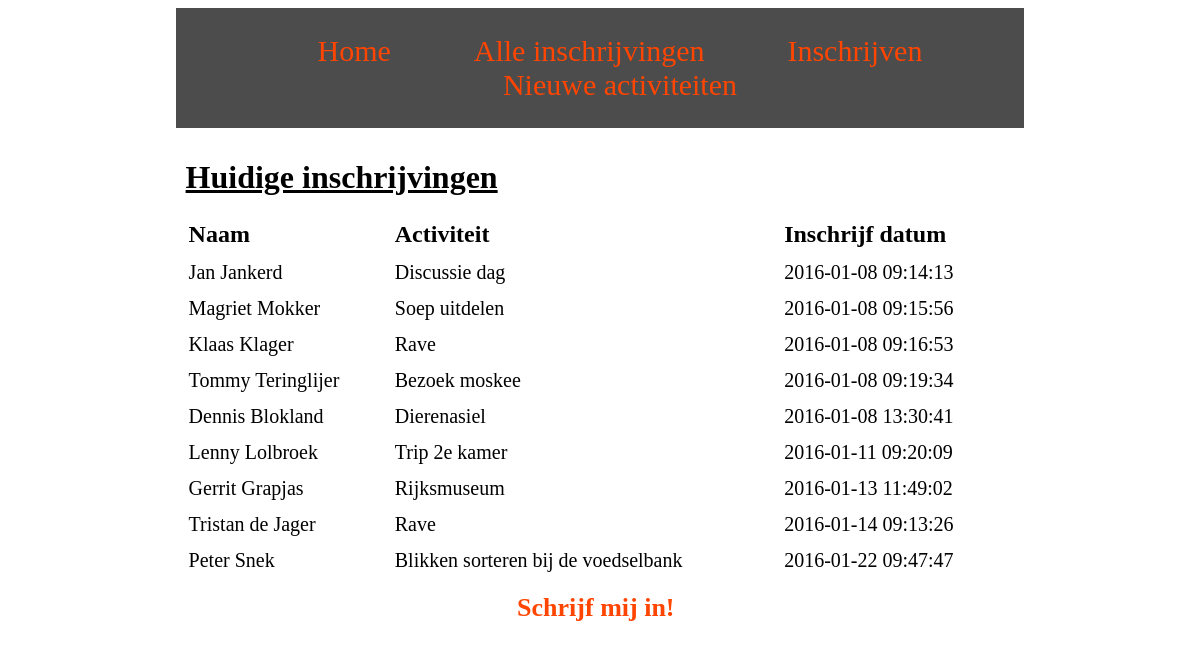
Page /inschrijvingen.php on the committed database.
### tables this page shows
CREATE TABLE IF NOT EXISTS `persooninschrijving` (
  `id` int(11) NOT NULL AUTO_INCREMENT,
  `voornaam` varchar(50) DEFAULT NULL,
  `achternaam` varchar(50) DEFAULT NULL,
  `telefoon` varchar(50) DEFAULT NULL,
  `adres` varchar(50) DEFAULT NULL,
  `email` varchar(50) DEFAULT NULL,
  `activiteit_id` int(11) DEFAULT NULL,
  `datum_inschrijving` timestamp NULL DEFAULT CURRENT_TIMESTAMP,
  `datum_betaald` timestamp NULL DEFAULT NULL,
  PRIMARY KEY (`id`)
);

CREATE TABLE IF NOT EXISTS `activiteiten` (
  `id` int(11) NOT NULL AUTO_INCREMENT,
  `titel` varchar(50) NOT NULL DEFAULT '0',
  `beschrijving` varchar(250) NOT NULL DEFAULT '0',
  `datum` datetime NOT NULL DEFAULT '0000-00-00 00:00:00',
  `categorie` int(11) NOT NULL DEFAULT '0',
  `kosten` decimal(10,2) NOT NULL DEFAULT '0.00',
  PRIMARY KEY (`id`)
);

### inschrijvingen.php (the view, shortened to what this page needs)
<?php
  $connection = mysqli_connect('localhost', 'root');
  mysqli_select_db($connection, 'phptoets');
?>
<html>
    <head>
        <link href="style.css" rel="stylesheet" type="text/css" />
    </head>
    <body>
<div class="menu">
    <ul>
        <li><a href="index.php">Home</a></li>
        <li><a href="inschrijvingen.php">Alle inschrijvingen</a></li>
        <li><a href="inschrijven.php">Inschrijven</a></li>
        <li><a href="activiteit.php">Nieuwe activiteiten</a></li>
    </ul>
</div>
<div class="content">
    <h1>Huidige inschrijvingen</h1>
    <table>
<tr>
    <th>Naam</th><th>Activiteit</th><th>Inschrijf datum</th>
</tr>
<?php
  $query = "SELECT activiteiten.titel, persooninschrijving.* FROM persooninschrijving
LEFT JOIN activiteiten ON persooninschrijving.activiteit_id = activiteiten.id ORDER BY id ASC";
  $result = mysqli_query($connection, $query);
while ($row = mysqli_fetch_assoc($result))
{
  $persooninschrijving_voornaam = $row["voornaam"];
  $persooninschrijving_achternaam = $row["achternaam"];
  $activiteit_titel = $row["titel"];
  $persooninschrijving_datum_inschrijving = $row["datum_inschrijving"];
  echo "
<tr>
    <td>$persooninschrijving_voornaam $persooninschrijving_achternaam</td>
    <td>$activiteit_titel</td>
    <td>$persooninschrijving_datum_inschrijving</td>
</tr>
  \n";
}
?>
    </table>
    <br>
    <a class='inschrijven' href="inschrijven.php">Schrijf mij in!</a>
</div>
</body>
</html>

### style.css (style rules this page uses)
body { background-image: url(background.jpg); }
div.content { width: 70%; margin-left: auto; margin-right: auto; background-color: rgba(255,255,255,0.6); padding: 10px; }
h1 { font-family: calibri; text-decoration: underline; }
table { width: 100%; }
tr { font-family: calibri; font-size: 24px; text-align: left; }
td { font-family: calibri; font-size: 20px; padding-top: 10px; }
a.inschrijven { font-family: calibri; font-size: 26px; text-decoration: none; color: orangered; font-weight: bold; padding-left: 40%; }
div.menu { background-color: rgba(0, 0, 0, 0.7); width: 70%; margin-left: auto; margin-right: auto; text-align: center; padding: 10px; }
ul li { display: inline; font-family: calibri; font-size: 30px; text-decoration: none; padding-left: 5%; padding-right: 5% }
ul li a { text-decoration: none; color: orangered; }

### rows in the picture
persooninschrijving: voornaam "Jan", achternaam "Jankerd", activiteiten.titel "Discussie dag", datum_inschrijving "2016-01-08 09:14:13"
persooninschrijving: voornaam "Magriet", achternaam "Mokker", activiteiten.titel "Soep uitdelen", datum_inschrijving "2016-01-08 09:15:56"
persooninschrijving: voornaam "Klaas", achternaam "Klager", activiteiten.titel "Rave", datum_inschrijving "2016-01-08 09:16:53"
persooninschrijving: voornaam "Tommy", achternaam "Teringlijer", activiteiten.titel "Bezoek moskee", datum_inschrijving "2016-01-08 09:19:34"
persooninschrijving: voornaam "Dennis", achternaam "Blokland", activiteiten.titel "Dierenasiel", datum_inschrijving "2016-01-08 13:30:41"
persooninschrijving: voornaam "Lenny", achternaam "Lolbroek", activiteiten.titel "Trip 2e kamer", datum_inschrijving "2016-01-11 09:20:09"
persooninschrijving: voornaam "Gerrit", achternaam "Grapjas", activiteiten.titel "Rijksmuseum", datum_inschrijving "2016-01-13 11:49:02"
persooninschrijving: voornaam "Tristan", achternaam "de Jager", activiteiten.titel "Rave", datum_inschrijving "2016-01-14 09:13:26"
persooninschrijving: voornaam "Peter", achternaam "Snek", activiteiten.titel "Blikken sorteren bij de voedselbank", datum_inschrijving "2016-01-22 09:47:47"
